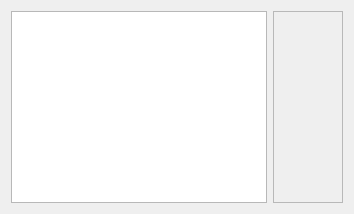
<?xml version="1.0" encoding="UTF-8"?>
<ui version="4.0">
 <class>fairwind::apps::settings::connections::Connections</class>
 <widget class="QWidget" name="fairwind::apps::settings::connections::Connections">
  <attribute name="title">
       <string>Connections</string>
      </attribute>
      <layout class="QGridLayout" name="gridLayout_3">
       <item row="0" column="0">
        <widget class="QTableWidget" name="table_ConnectionsList">
         <property name="editTriggers">
          <set>QAbstractItemView::NoEditTriggers</set>
         </property>
         <property name="alternatingRowColors">
          <bool>false</bool>
         </property>
         <property name="selectionMode">
          <enum>QAbstractItemView::SingleSelection</enum>
         </property>
         <property name="selectionBehavior">
          <enum>QAbstractItemView::SelectRows</enum>
         </property>
         <property name="iconSize">
          <size>
           <width>64</width>
           <height>64</height>
          </size>
         </property>
         <property name="showGrid">
          <bool>false</bool>
         </property>
         <property name="gridStyle">
          <enum>Qt::SolidLine</enum>
         </property>
         <property name="sortingEnabled">
          <bool>true</bool>
         </property>
         <property name="columnCount">
          <number>0</number>
         </property>
         <attribute name="horizontalHeaderHighlightSections">
          <bool>false</bool>
         </attribute>
         <attribute name="horizontalHeaderStretchLastSection">
          <bool>false</bool>
         </attribute>
         <attribute name="verticalHeaderVisible">
          <bool>false</bool>
         </attribute>
         <attribute name="verticalHeaderDefaultSectionSize">
          <number>64</number>
         </attribute>
        </widget>
       </item>
       <item row="0" column="1">
        <widget class="QScrollArea" name="scrollArea_Connections">
         <property name="widgetResizable">
          <bool>true</bool>
         </property>
         <widget class="QWidget" name="scrollAreaWidgetContents_Connections">
          <property name="geometry">
           <rect>
            <x>0</x>
            <y>0</y>
            <width>268</width>
            <height>406</height>
           </rect>
          </property>
         </widget>
        </widget>
       </item>
      </layout>
 </widget>
 <resources/>
 <connections/>
</ui>
